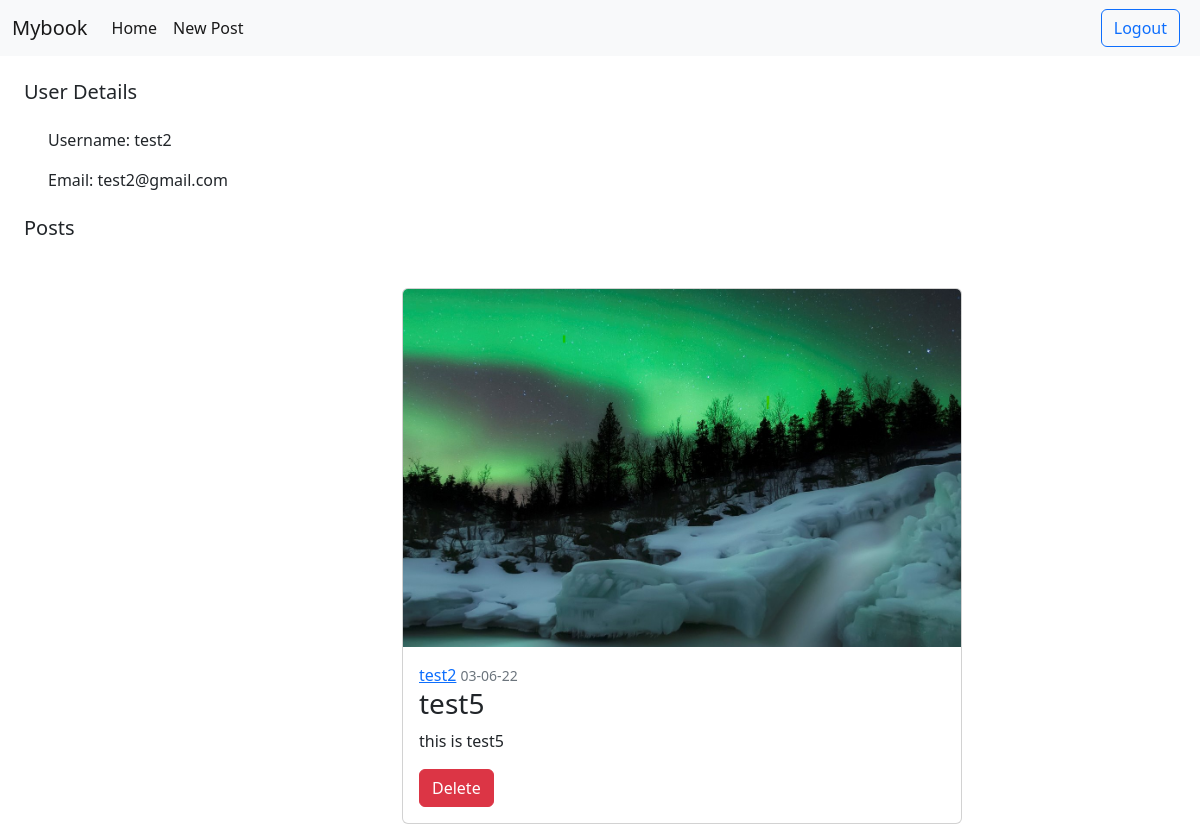
The page /profile (signed in) on the database its author committed.
### Mybook/models.py (models this page shows, shortened)
class User(db.Model,UserMixin):
    id = db.Column(db.Integer, primary_key=True)
    username = db.Column(db.String(20), unique=True, nullable=False)
    email = db.Column(db.String(120), unique=True, nullable=False)
    image_file = db.Column(db.String(20), nullable=False, default='default.jpg')
    password = db.Column(db.String(60), nullable=False)
    posts = db.relationship('Post', backref='author', lazy=True)

class Post(db.Model):
    id = db.Column(db.Integer, primary_key=True)
    image_file = db.Column(db.String(20), nullable=False, default='default.jpg')
    title = db.Column(db.String(100), nullable=False)
    date_posted = db.Column(db.DateTime, nullable=False, default=datetime.utcnow)
    content = db.Column(db.Text, nullable=False)
    user_id = db.Column(db.Integer, db.ForeignKey('user.id'), nullable=False)

### Mybook/routes.py (the view)
@app.route("/profile",methods=['GET', 'POST'])
@login_required
def profile():
    posts = Post.query.filter_by(user_id=current_user.id).order_by(Post.date_posted.desc())
    return render_template("profile.html", posts=posts)

### Mybook/models.py (called while the page is built)
@login_manager.user_loader
def load_user(user_id):
    return User.query.get(int(user_id))

### Mybook/templates/profile.html (shortened to what this page needs)
<!DOCTYPE html>
<html lang="en">
  <head>
    <link
      href="https://cdn.jsdelivr.net/npm/bootstrap@5.2.0-beta1/dist/css/bootstrap.min.css"
      rel="stylesheet"
    />
    <link rel="stylesheet" href="../static/styles.css" />
  </head>
  <body>
    <nav class="navbar navbar-expand-lg bg-light">
      <div class="container-fluid">
        <a class="navbar-brand" href="/home">Mybook</a>
        <div class="collapse navbar-collapse" id="navbarSupportedContent">
          <ul class="navbar-nav me-auto mb-2 mb-lg-0">
            <li class="nav-item">
              <a class="nav-link active" aria-current="page" href="/home"
                >Home</a
              >
            </li>
            <li class="nav-item">
              <a
                class="nav-link active"
                aria-current="page"
                href="./post"
                >New Post</a
              >
            </li>
          </ul>
          <ul class="navbar-nav me-2 mb-2 mb-lg-0">
            <li class="nav-item">
              <a class=" btn btn-outline-primary d-flex" type="submit" href="{{ url_for('logout') }}">
                Logout
              </a>
            </li>
          </ul>
        </div>
      </div>
    </nav>
    <div>
        <h5 class="ms-4 mb-4  mt-4">User Details </h5>
        <p class="ms-5">Username: {{current_user.username}}</p>
        <p class="ms-5">Email: {{current_user.email}}</p>
        <h5 class="ms-4 mb-5  mt-4">Posts</h5>
    </div>
    <div class="container-fluid" style="width: 35%">
      <div>
        {% for post in posts %}
        <div class="card mt-4" style="width: 35rem">
          <img
            src="{{ url_for('static', filename='posts/' + post.image_file) }}"
            class="card-img-top"
            alt="..."
          />
          <div class="card-body">
            <a class="mr-2" href="#">{{ post.author.username }}</a>
            <small class="text-muted float-right"
              >{{ post.date_posted.strftime('%d-%m-%y') }}</small
            >
            <h3>{{post.title}}</h3>
            <p class="card-text">{{post.content}}</p>
            <form action="{{ url_for('delete_post', post_id=post.id) }}" method="POST">
                <input class="btn btn-danger" type="submit" value="Delete">
              </form>
          </div>
        </div>
        {% endfor %}
      </div>
    </div>
  </body>
</html>

### rows shown on the page
User: username "test2", email "test2@gmail.com"
Post: image_file (picture), author.username "test2", date_posted "03-06-22", title "test5", content "this is test5"
